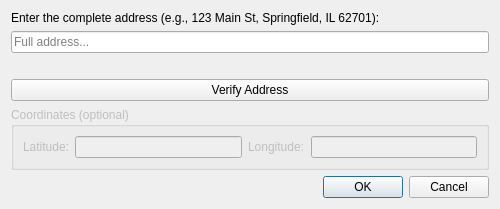
<?xml version="1.0" encoding="UTF-8"?>
<ui version="4.0">
 <class>AddressDialog</class>
 <widget class="QDialog" name="AddressDialog">
  <property name="geometry">
   <rect>
    <x>0</x>
    <y>0</y>
    <width>500</width>
    <height>200</height>
   </rect>
  </property>
  <property name="windowTitle">
   <string>Add/Edit Address</string>
  </property>
  <layout class="QVBoxLayout" name="verticalLayout">
   <item>
    <widget class="QLabel" name="instructionLabel">
     <property name="text">
      <string>Enter the complete address (e.g., 123 Main St, Springfield, IL 62701):</string>
     </property>
     <property name="wordWrap">
      <bool>true</bool>
     </property>
    </widget>
   </item>
   <item>
    <widget class="QLineEdit" name="addressLineEdit">
     <property name="placeholderText">
      <string>Full address...</string>
     </property>
    </widget>
   </item>
   <item>
    <widget class="QLabel" name="statusLabel">
     <property name="text">
      <string/>
     </property>
     <property name="wordWrap">
      <bool>true</bool>
     </property>
    </widget>
   </item>
   <item>
    <widget class="QPushButton" name="geocodeButton">
     <property name="text">
      <string>Verify Address</string>
     </property>
     <property name="toolTip">
      <string>Verify and geocode the address</string>
     </property>
    </widget>
   </item>
   <item>
    <widget class="QGroupBox" name="coordinatesGroup">
     <property name="title">
      <string>Coordinates (optional)</string>
     </property>
     <property name="enabled">
      <bool>false</bool>
     </property>
     <layout class="QHBoxLayout" name="horizontalLayout">
      <item>
       <widget class="QLabel" name="latLabel">
        <property name="text">
         <string>Latitude:</string>
        </property>
       </widget>
      </item>
      <item>
       <widget class="QLineEdit" name="latitudeLineEdit">
        <property name="readOnly">
         <bool>true</bool>
        </property>
       </widget>
      </item>
      <item>
       <widget class="QLabel" name="lonLabel">
        <property name="text">
         <string>Longitude:</string>
        </property>
       </widget>
      </item>
      <item>
       <widget class="QLineEdit" name="longitudeLineEdit">
        <property name="readOnly">
         <bool>true</bool>
        </property>
       </widget>
      </item>
     </layout>
    </widget>
   </item>
   <item>
    <spacer name="verticalSpacer">
     <property name="orientation">
      <enum>Qt::Vertical</enum>
     </property>
     <property name="sizeHint" stdset="0">
      <size>
       <width>20</width>
       <height>40</height>
      </size>
     </property>
    </spacer>
   </item>
   <item>
    <widget class="QDialogButtonBox" name="buttonBox">
     <property name="orientation">
      <enum>Qt::Horizontal</enum>
     </property>
     <property name="standardButtons">
      <set>QDialogButtonBox::Cancel|QDialogButtonBox::Ok</set>
     </property>
    </widget>
   </item>
  </layout>
 </widget>
 <resources/>
 <connections>
  <connection>
   <sender>buttonBox</sender>
   <signal>accepted()</signal>
   <receiver>AddressDialog</receiver>
   <slot>accept()</slot>
   <hints>
    <hint type="sourcelabel">
     <x>248</x>
     <y>254</y>
    </hint>
    <hint type="destinationlabel">
     <x>157</x>
     <y>274</y>
    </hint>
   </hints>
  </connection>
  <connection>
   <sender>buttonBox</sender>
   <signal>rejected()</signal>
   <receiver>AddressDialog</receiver>
   <slot>reject()</slot>
   <hints>
    <hint type="sourcelabel">
     <x>316</x>
     <y>260</y>
    </hint>
    <hint type="destinationlabel">
     <x>286</x>
     <y>274</y>
    </hint>
   </hints>
  </connection>
 </connections>
</ui>
